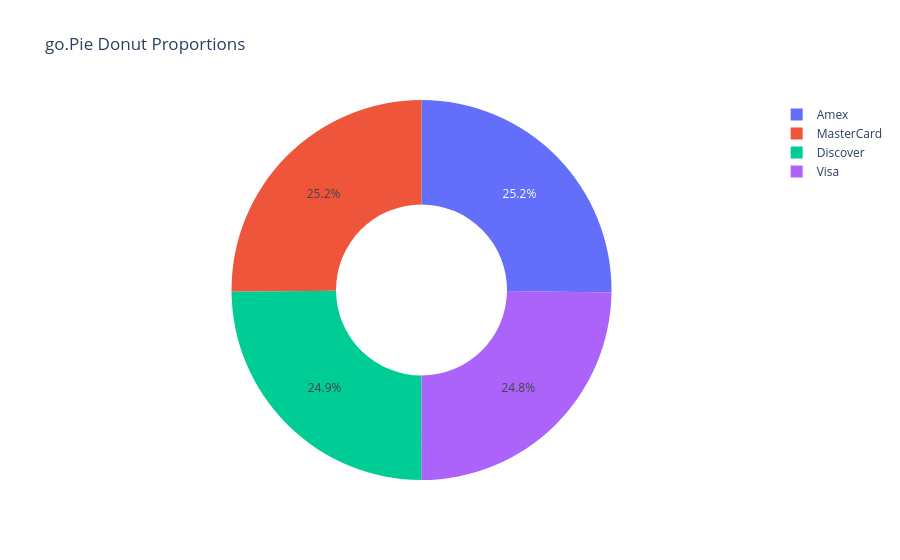

The cell this chart's notebook holds for it:
### Markdown cell above
### Pie & Donut Traces: `go.Pie()`
**Explanation**: Renders proportional pie and donut breakdown charts.

**Syntax**: `go.Pie(labels=cards, values=counts, hole=0.4)`

### Code cell
card_counts = df['card_type'].value_counts()
pie_trace = go.Pie(labels=card_counts.index, values=card_counts.values, hole=0.45, hoverinfo='label+percent+value')
fig = go.Figure(data=[pie_trace], layout=go.Layout(title='go.Pie Donut Proportions'))
fig.show()
print('go.Pie donut trace rendered.')

### Figure 1 — Plotly figure (JSON) as saved in the notebook; plotly's stock layout.template omitted (floating-point values rounded to 4 significant figures)
{"data": [{"hole": 0.45, "hoverinfo": "label+percent+value", "labels": ["Amex", "MasterCard", "Discover", "Visa"], "values": [3594, 3587, 3546, 3535], "type": "pie"}], "layout": {"title": {"text": "go.Pie Donut Proportions"}}}
